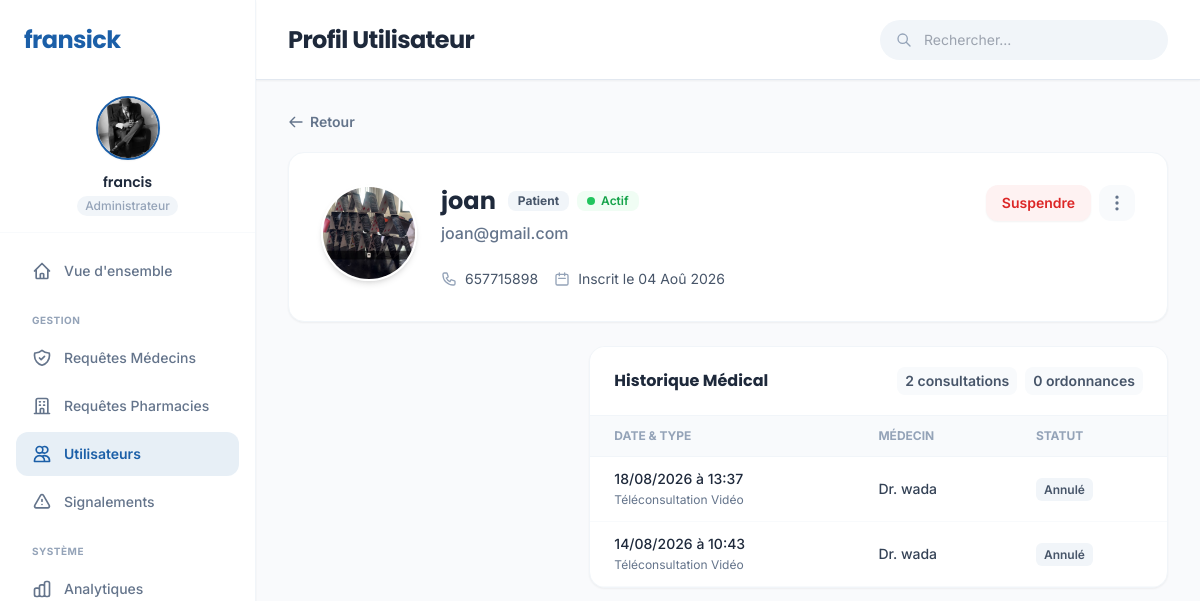
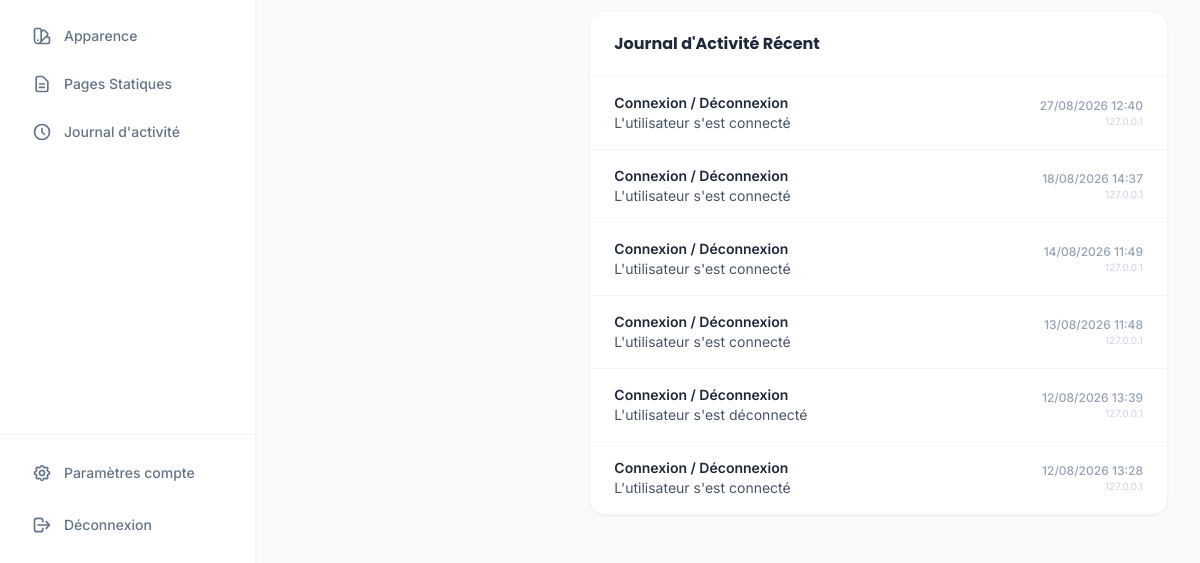
Page /administration/users/17/ (signed in) on the earlier database version (2 pictures, top to bottom).
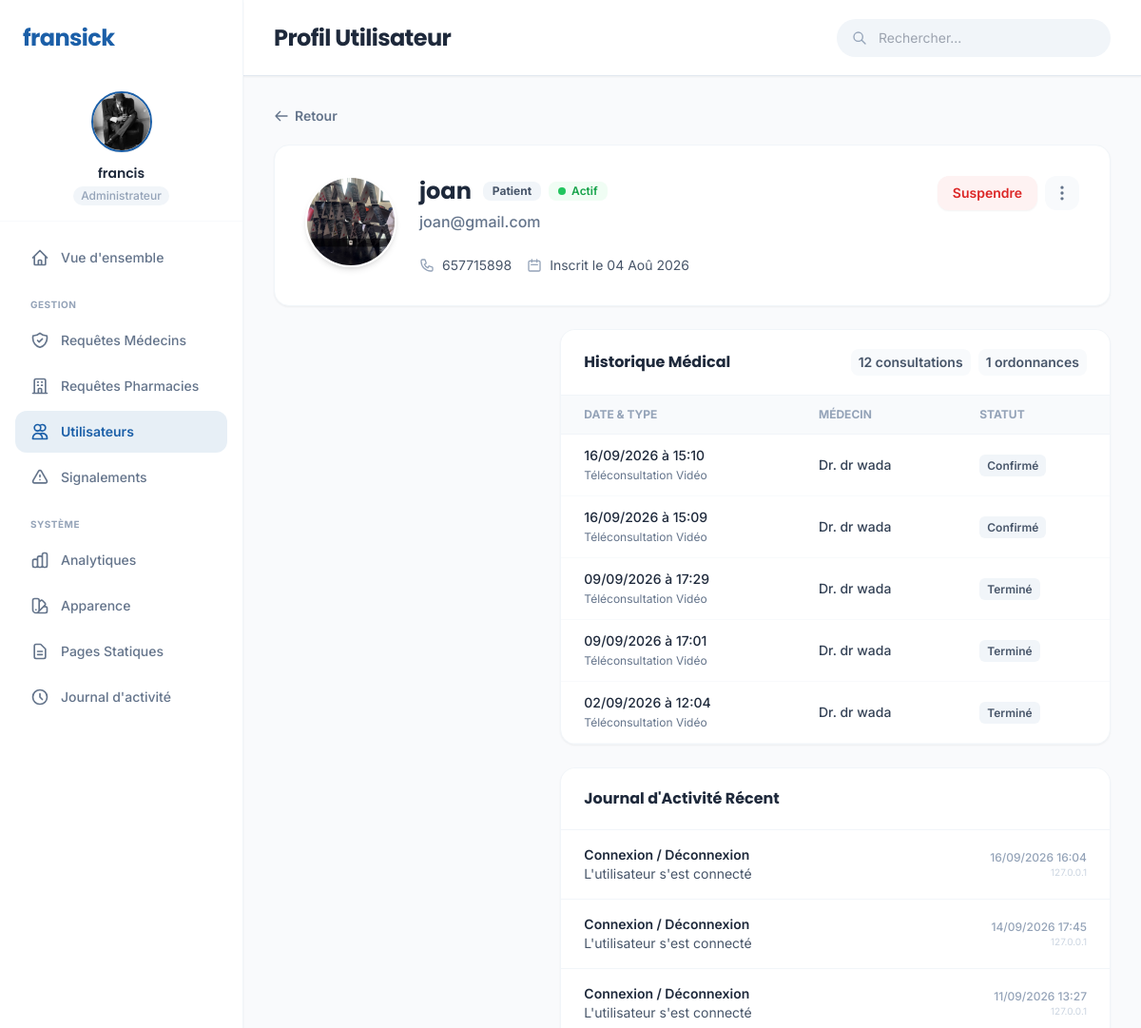
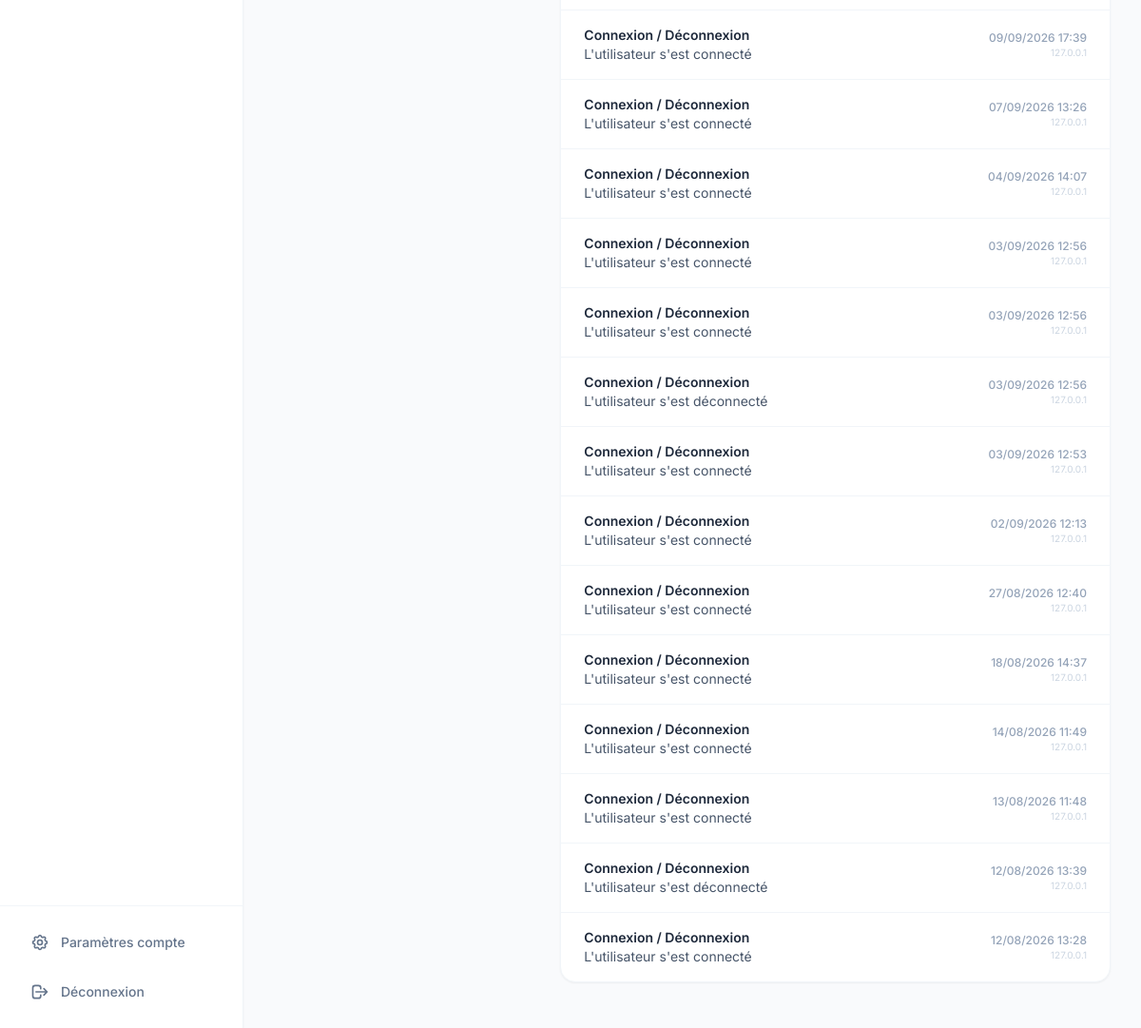
Same page on the later database version (2 pictures, top to bottom).
### consultations/models.py (models this page shows, shortened)
class RendezVous(models.Model):
    CONSULTATION_TYPES = [
        ('video', 'Téléconsultation Vidéo'),
        ('audio', 'Téléconsultation Audio'),
        ('cabinet', 'Consultation en Cabinet'),
    ]
    STATUS_CHOICES = [
        ('confirmed', 'Confirmé'),
        ('pending', 'En attente'),
        ('in_progress', 'En cours'),
        ('completed', 'Terminé'),
        ('cancelled', 'Annulé'),
    ]
    patient = models.ForeignKey(
        settings.AUTH_USER_MODEL,
        on_delete=models.CASCADE,
        related_name='patient_appointments'
    )
    doctor = models.ForeignKey(
        settings.AUTH_USER_MODEL,
        on_delete=models.CASCADE,
        related_name='doctor_appointments'
    )
    consultation_type = models.CharField(
        max_length=20,
        choices=CONSULTATION_TYPES,
        default='video',
        verbose_name="Type de consultation"
    )
    date = models.DateField(verbose_name="Date du RDV")
    time_slot = models.CharField(max_length=20, verbose_name="Créneau horaire (ex: 10:00)")
    reason = models.CharField(max_length=255, verbose_name="Motif de la consultation")
    notes = models.TextField(blank=True, null=True, verbose_name="Symptômes / Remarques du patient")
    status = models.CharField(max_length=20, choices=STATUS_CHOICES, default='confirmed')
    in_waiting_room = models.BooleanField(default=False, verbose_name="Dans la salle d'attente")
    room_name = models.CharField(max_length=100, blank=True, null=True, verbose_name="Nom du salon de visio")
    created_at = models.DateTimeField(auto_now_add=True)
    class Meta:
        ordering = ['date', 'time_slot']

### accounts/models.py (models this page shows, shortened)
class CustomUser(AbstractUser):
    email = models.EmailField(
        'adresse email',
        unique=True,
        error_messages={'unique': "Un utilisateur avec cette adresse email existe déjà."}
    )
    PATIENT = 'patient'
    MEDECIN = 'medecin'
    PHARMACIE = 'pharmacie'
    ADMIN = 'admin'
    ROLE_CHOICES = [
        (PATIENT, 'Patient'),
        (MEDECIN, 'Médecin'),
        (PHARMACIE, 'Pharmacie'),
        (ADMIN, 'Administrateur'),
    ]
    role = models.CharField(
        max_length=20,
        choices=ROLE_CHOICES,
        default=PATIENT,
        verbose_name="Rôle"
    )
    phone_number = models.CharField(
        max_length=20,
        blank=True,
        null=True,
        verbose_name="Numéro de téléphone"
    )
    profile_picture = models.ImageField(
        upload_to='profiles/',
        blank=True,
        null=True,
        verbose_name="Photo de profil"
    )
    dark_mode_enabled = models.BooleanField(
        default=False,
        verbose_name="Mode sombre activé"
    )

### administration/models.py (models this page shows, shortened)
class ActivityLog(models.Model):
    ACTION_TYPES = [
        ('connexion', 'Connexion / Déconnexion'),
        ('inscription', 'Inscription'),
        ('profil', 'Modification de profil'),
        ('recherche', 'Recherche de médecin'),
        ('consultation', 'Consultation (RDV)'),
        ('ordonnance', 'Ordonnance'),
        ('document', 'Document justificatif'),
        ('catalogue', 'Catalogue de pharmacie'),
        ('ia', 'Assistant IA'),
        ('signalement', 'Signalement'),
        ('admin', 'Action Administrateur'),
        ('autre', 'Autre'),
    ]
    user = models.ForeignKey(settings.AUTH_USER_MODEL, on_delete=models.CASCADE, null=True, blank=True, related_name='activity_logs', verbose_name="Utilisateur")
    action_type = models.CharField(max_length=50, choices=ACTION_TYPES, default='autre', verbose_name="Type d'action")
    action = models.CharField(max_length=255, verbose_name="Description de l'action")
    content_type = models.ForeignKey(ContentType, on_delete=models.SET_NULL, null=True, blank=True)
    object_id = models.PositiveIntegerField(null=True, blank=True)
    content_object = GenericForeignKey('content_type', 'object_id')
    ip_address = models.GenericIPAddressField(blank=True, null=True, verbose_name="Adresse IP")
    created_at = models.DateTimeField(auto_now_add=True)
    class Meta:
        verbose_name = "Journal d'activité"
        verbose_name_plural = "Journaux d'activité"
        ordering = ['-created_at']

### administration/views.py (the view)
# urls.py: path('users/<int:pk>/', views.UserDetailView.as_view(), name='user_detail'),
class UserDetailView(AdminRequiredMixin, DetailView):
    model = CustomUser
    template_name = 'administration/user_detail.html'
    context_object_name = 'target_user'
    def get_context_data(self, **kwargs):
        context = super().get_context_data(**kwargs)
        user = self.get_object()
        if user.role == CustomUser.MEDECIN:
            context['doctor_profile'] = getattr(user, 'doctor_profile', None)
            context['consultations'] = RendezVous.objects.filter(doctor=user).order_by('-date', '-time_slot')
            context['ordonnances'] = Ordonnance.objects.filter(doctor=user).order_by('-created_at')
        elif user.role == CustomUser.PATIENT:
            context['consultations'] = RendezVous.objects.filter(patient=user).order_by('-date', '-time_slot')
            context['ordonnances'] = Ordonnance.objects.filter(patient=user).order_by('-created_at')
        elif user.role == CustomUser.PHARMACIE:
            context['pharmacy_profile'] = getattr(user, 'pharmacy_profile', None)
        context['activity_logs'] = ActivityLog.objects.filter(user=user).order_by('-created_at')[:50]
        context['reports_received'] = Report.objects.filter(target_user=user).order_by('-created_at')
        context['reports_created'] = Report.objects.filter(author=user).order_by('-created_at')
        return context

### administration/context_processors.py (called while the page is built)
def site_appearance(request):
    appearance = SiteAppearance.objects.first()
    if not appearance:
        appearance = SiteAppearance.objects.create()
    return {
        'site_appearance': appearance
    }

### administration/views.py (called while the page is built)
    def test_func(self):
        return self.request.user.is_authenticated and self.request.user.role == 'admin'

### administration/templates/administration/user_detail.html (shortened to what the changed rows need)
{% extends 'administration/admin_base.html' %}
{% block header_title %}Profil Utilisateur{% endblock %}
{% block content %}
<div class="space-y-6">
    <div class="bg-white rounded-2xl shadow-sm border border-slate-100 overflow-visible relative">
        <div class="p-6 md:p-8 flex flex-col md:flex-row items-center md:items-start gap-6">
            <div class="flex-1 text-center md:text-left">
                <div class="flex flex-col md:flex-row md:justify-between md:items-start gap-4">
                    <div>
                        <div class="flex flex-col md:flex-row md:items-center gap-3">
                            <h2 class="text-2xl font-bold text-slate-800 font-heading">{{ target_user.get_full_name|default:target_user.username }}</h2>
                        </div>
                    </div>
                </div>
            </div>
        </div>
    </div>
    <div class="grid grid-cols-1 lg:grid-cols-3 gap-6">
        <div class="lg:col-span-2 space-y-6">
            {% if target_user.role == 'medecin' or target_user.role == 'patient' %}
            <div class="bg-white rounded-2xl shadow-sm border border-slate-100 overflow-hidden">
                <div class="px-6 py-5 border-b border-slate-100 bg-white flex justify-between items-center">
                    <h3 class="font-bold text-slate-800 font-heading">Historique Médical</h3>
                    <div class="flex space-x-2 text-sm">
                        <span class="px-2 py-1 bg-slate-50 rounded-lg text-slate-600 font-semibold">{{ consultations|length }} consultations</span>
                        <span class="px-2 py-1 bg-slate-50 rounded-lg text-slate-600 font-semibold">{{ ordonnances|length }} ordonnances</span>
                    </div>
                </div>
                <div class="p-0">
                    <div class="overflow-x-auto">
                        <table class="w-full text-sm text-left text-slate-500">
                            <thead class="text-xs text-slate-400 uppercase bg-slate-50 border-b border-slate-100">
                                <tr>
                                    <th class="px-6 py-3 font-bold">Date & Type</th>
                                    <th class="px-6 py-3 font-bold">{% if target_user.role == 'medecin' %}Patient{% else %}Médecin{% endif %}</th>
                                    <th class="px-6 py-3 font-bold">Statut</th>
                                </tr>
                            </thead>
                            <tbody>
                                {% for rdv in consultations|slice:":5" %}
                                <tr class="border-b border-slate-50 hover:bg-slate-50/50">
                                    <td class="px-6 py-3">
                                        <span class="block font-medium text-slate-800">{{ rdv.date|date:"d/m/Y" }} à {{ rdv.time_slot }}</span>
                                        <span class="text-xs text-slate-500">{{ rdv.get_consultation_type_display }}</span>
                                    </td>
                                    <td class="px-6 py-3 font-medium text-slate-700">
                                        {% if target_user.role == 'medecin' %}
                                            {{ rdv.patient.get_full_name|default:rdv.patient.username }}
                                        {% else %}
                                            Dr. {{ rdv.doctor.get_full_name|default:rdv.doctor.username }}
                                        {% endif %}
                                    </td>
                                    <td class="px-6 py-3">
                                        <span class="text-xs font-semibold px-2 py-1 rounded-md bg-slate-100 text-slate-600">{{ rdv.get_status_display }}</span>
                                    </td>
                                </tr>
                                {% empty %}
                                <tr><td colspan="3" class="px-6 py-8 text-center text-slate-400 italic">Aucune consultation.</td></tr>
                                {% endfor %}
                            </tbody>
                        </table>
                    </div>
                </div>
            </div>
            {% endif %}
            <div class="bg-white rounded-2xl shadow-sm border border-slate-100 overflow-hidden">
                <div class="p-0">
                    <ul class="divide-y divide-slate-100">
                        {% for log in activity_logs %}
                        <li class="px-6 py-4 hover:bg-slate-50/50 transition-colors flex flex-col md:flex-row md:items-center justify-between gap-2">
                            <div>
                                <span class="block text-sm font-semibold text-slate-800">{{ log.get_action_type_display }}</span>
                                <span class="block text-sm text-slate-600">{{ log.action }}</span>
                            </div>
                            <div class="text-right">
                                <span class="block text-xs font-medium text-slate-400">{{ log.created_at|date:"d/m/Y H:i" }}</span>
                                <span class="block text-[10px] text-slate-300">{{ log.ip_address|default:"" }}</span>
                            </div>
                        </li>
                        {% empty %}
                        <li class="px-6 py-8 text-center text-slate-400 italic">Aucune activité enregistrée.</li>
                        {% endfor %}
                    </ul>
                </div>
            </div>
        </div>
    </div>
</div>
{% endblock %}

Differences in the rows shown:
no longer on this page (row unchanged): RendezVous: date "18/08/2026", time_slot "13:37", consultation_type "Téléconsultation Vidéo", doctor.get_full_name "wada", status "Annulé"
no longer on this page (row unchanged): RendezVous: date "14/08/2026", time_slot "10:43", consultation_type "Téléconsultation Vidéo", doctor.get_full_name "wada", status "Annulé"
added RendezVous: date "16/09/2026", time_slot "15:10", consultation_type "Téléconsultation Vidéo", doctor.get_full_name "dr wada", status "Confirmé"
added RendezVous: date "16/09/2026", time_slot "15:09", consultation_type "Téléconsultation Vidéo", doctor.get_full_name "dr wada", status "Confirmé"
added RendezVous: date "09/09/2026", time_slot "17:29", consultation_type "Téléconsultation Vidéo", doctor.get_full_name "dr wada", status "Terminé"
added RendezVous: date "09/09/2026", time_slot "17:01", consultation_type "Téléconsultation Vidéo", doctor.get_full_name "dr wada", status "Terminé"
added RendezVous: date "02/09/2026", time_slot "12:04", consultation_type "Téléconsultation Vidéo", doctor.get_full_name "dr wada", status "Terminé"
added ActivityLog: action_type "Connexion / Déconnexion", action "L'utilisateur s'est connecté", created_at "16/09/2026 16:04", ip_address "127.0.0.1"
added ActivityLog: action_type "Connexion / Déconnexion", action "L'utilisateur s'est connecté", created_at "14/09/2026 17:45", ip_address "127.0.0.1"
added ActivityLog: action_type "Connexion / Déconnexion", action "L'utilisateur s'est connecté", created_at "11/09/2026 13:27", ip_address "127.0.0.1"
added ActivityLog: action_type "Connexion / Déconnexion", action "L'utilisateur s'est connecté", created_at "09/09/2026 17:39", ip_address "127.0.0.1"
added ActivityLog: action_type "Connexion / Déconnexion", action "L'utilisateur s'est connecté", created_at "07/09/2026 13:26", ip_address "127.0.0.1"
added ActivityLog: action_type "Connexion / Déconnexion", action "L'utilisateur s'est connecté", created_at "04/09/2026 14:07", ip_address "127.0.0.1"
added ActivityLog: action_type "Connexion / Déconnexion", action "L'utilisateur s'est connecté", created_at "03/09/2026 12:56", ip_address "127.0.0.1"
added ActivityLog: action_type "Connexion / Déconnexion", action "L'utilisateur s'est connecté", created_at "03/09/2026 12:56", ip_address "127.0.0.1"
added ActivityLog: action_type "Connexion / Déconnexion", action "L'utilisateur s'est déconnecté", created_at "03/09/2026 12:56", ip_address "127.0.0.1"
added ActivityLog: action_type "Connexion / Déconnexion", action "L'utilisateur s'est connecté", created_at "03/09/2026 12:53", ip_address "127.0.0.1"
added ActivityLog: action_type "Connexion / Déconnexion", action "L'utilisateur s'est connecté", created_at "02/09/2026 12:13", ip_address "127.0.0.1"
Other differences:
{{ consultations|length }}: "2" → "12"
{{ ordonnances|length }}: "0" → "1"
